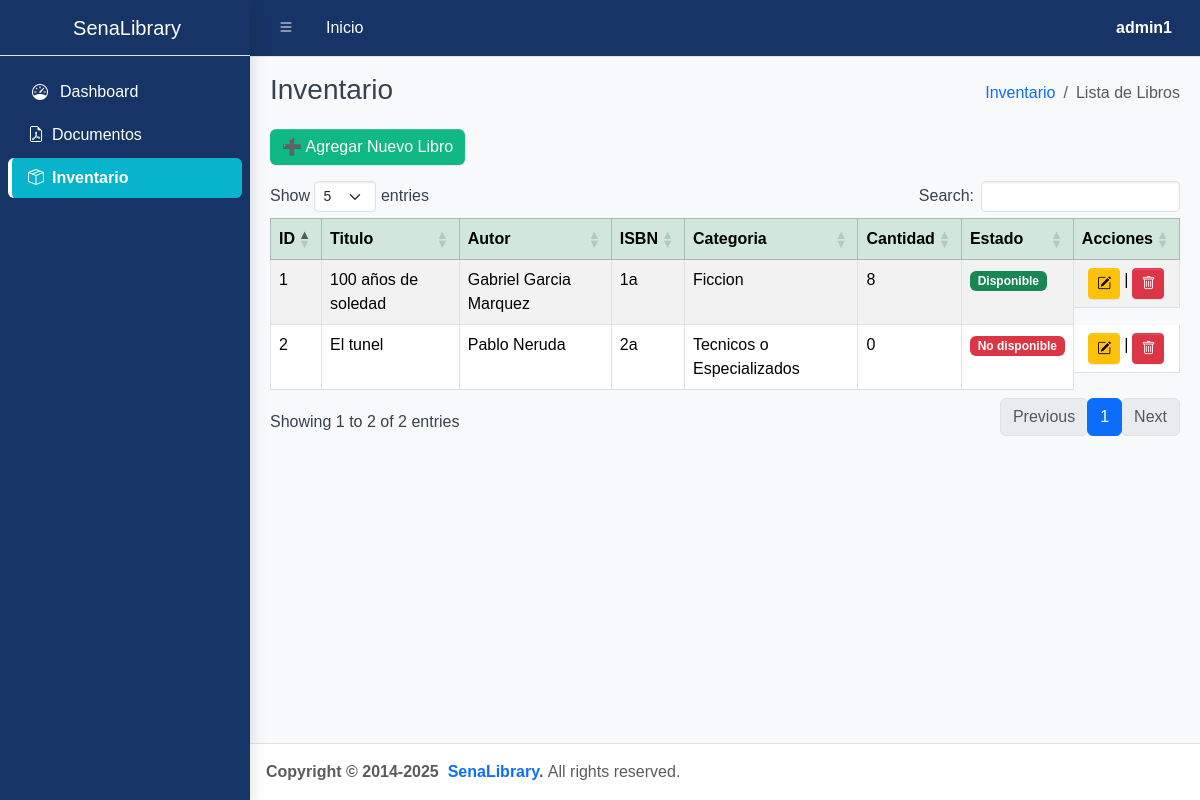
Screenshot of /views/inventario.php (signed in) with the database file from the repository.
### tables this page shows
CREATE TABLE `libro` (
  `id_libro` int(11) NOT NULL,
  `titulo_libro` varchar(45) NOT NULL,
  `autor_libro` varchar(45) NOT NULL,
  `ISBN_libro` varchar(45) NOT NULL,
  `categoria_libro` varchar(45) NOT NULL,
  `cantidad_libro` int(11) NOT NULL,
  `disponibilidad_libro` varchar(45) NOT NULL
);

### models/MySQL.php (called while the page is built, shortened)
<?php
class MySQL {
    private $ipServidor = "localhost";
    private $usuarioBase = "root";
    private $contrasena = "";
    private $nombreBaseDatos = "senaLibrary";
    private $conexion;
    public function conectar() {
        $this->conexion = mysqli_connect($this->ipServidor, $this->usuarioBase, $this->contrasena, $this->nombreBaseDatos);
        mysqli_set_charset($this->conexion, "utf8");
    }
    public function efectuarConsulta($consulta) {
        mysqli_query($this->conexion, "SET NAMES 'utf8'");
        mysqli_query($this->conexion, "SET CHARACTER SET 'utf8'");
        $resultado = mysqli_query($this->conexion, $consulta);
        return $resultado;
    }
}
?>

### views/inventario.php (the view, shortened to what this page needs)
<?php
require_once '../models/MySQL.php';
$rol= $_SESSION['tipo_usuario'];
$nombre=$_SESSION['nombre_usuario'];
$mysql = new MySQL();
$mysql->conectar();
$resultado=$mysql->efectuarConsulta("SELECT * FROM libro");
?>
<!doctype html>
<html lang="en">
  <head>
    <link
      rel="stylesheet"
      href="https://cdn.jsdelivr.net/npm/@fontsource/source-sans-3@5.0.12/index.css"
      media="print"
      onload="this.media='all'"
    />
    <link
      rel="stylesheet"
      href="https://cdn.jsdelivr.net/npm/overlayscrollbars@2.11.0/styles/overlayscrollbars.min.css"
    />
    <link
      rel="stylesheet"
      href="https://cdn.jsdelivr.net/npm/bootstrap-icons@1.13.1/font/bootstrap-icons.min.css"
    />
    <link rel="stylesheet" href="../css/adminlte.css" />
     <link rel="stylesheet" href="../css/style.css">
    <link
      rel="stylesheet"
      href="https://cdn.jsdelivr.net/npm/apexcharts@3.37.1/dist/apexcharts.css"
    />
    <link
      rel="stylesheet"
      href="https://cdn.jsdelivr.net/npm/jsvectormap@1.5.3/dist/css/jsvectormap.min.css"
    />
<link rel="stylesheet" href="https://cdn.datatables.net/1.13.7/css/dataTables.bootstrap5.min.css">
<link rel="stylesheet" href="https://cdn.datatables.net/responsive/2.5.0/css/responsive.bootstrap5.min.css">
<link href="https://cdn.datatables.net/columncontrol/1.1.0/css/columnControl.dataTables.min.css" rel="stylesheet">
  </head>
  <body class="layout-fixed sidebar-expand-lg sidebar-open bg-body-tertiary">
    <div class="app-wrapper">
      <nav class="app-header navbar navbar-expand bg-body">
        <div class="container-fluid">
          <ul class="navbar-nav">
            <li class="nav-item">
              <a class="nav-link" data-lte-toggle="sidebar" href="#" role="button">
                <i class="bi bi-list"></i>
              </a>
            </li>
            <li class="nav-item d-none d-md-block">
              <a href="../index.php" class="nav-link">Inicio</a>
            </li>
          </ul>
          <ul class="navbar-nav ms-auto">
         <li class="nav-item dropdown user-menu">
  <a href="#" class="nav-link dropdown-toggle text-white fw-semibold" data-bs-toggle="dropdown">
    <span class="d-none d-md-inline"><?php echo $nombre; ?></span>
  </a>
</li>
          </ul>
        </div>
      </nav>
      <aside class="app-sidebar verde shadow">
        <div class="sidebar-brand">
          <a href="../index.php" class="brand-link">
            <span class="title"> SenaLibrary</span>
          </a>
        </div>
        <div class="sidebar-wrapper">
          <nav class="mt-2">
            <ul
              class="nav sidebar-menu flex-column"
              data-lte-toggle="treeview"
              role="navigation"
              aria-label="Main navigation"
              data-accordion="false"
              id="navigation"
            >
              <li class="nav-item">
                <a href="../index.php" class="nav-link">
                  <i class="nav-icon bi bi-speedometer me-2"></i>
                  <span>
                    Dashboard
                  </span>
                  </a>
              <li class="nav-item">
                <a href="./Documentos.php" class="nav-link">
                  <i class="bi bi-file-earmark-pdf me-2"> </i>
                  <span>
                   Documentos
                  </span>
                </a>
              </li>
              <li class="nav-item">
                <a href="./inventario.php" class="nav-link active">
                 <i class="bi bi-box-seam me-2"> </i>
                  <span> Inventario </span>
                </a>
              </li>
            </ul>
          </nav>
        </div>
      </aside>
      <main class="app-main">
        <div class="app-content-header">
          <div class="container-fluid">
            <div class="row">
              <div class="col-sm-6">
                <h3 class="mb-0">Inventario</h3>
              </div>
              <div class="col-sm-6">
                <ol class="breadcrumb float-sm-end">
                  <li class="breadcrumb-item"><a href="./inventario.php">Inventario</a></li>
                  <li class="breadcrumb-item active" aria-current="page">Lista de Libros</li>
                </ol>
              </div>
            </div>
          </div>
        </div>
        <div class="app-content">
          <div class="container-fluid">
            <div class="row mb-3 align-items-center">
                <div class="col-md-6 d-flex gap-2">
                <?php if ($rol == 'Administrador'): ?>
                     <button type="button" class="btn btn-success" onclick="agregarLibro()">➕ Agregar Nuevo Libro </button>
                <?php endif; ?>
                </div>
            </div>
            <div class="row">
                <div class="table-responsive">
                        <table id="tablaEmpleados" class="table table-striped table-bordered" width="100%">
                    <thead class="table-success">
                        <tr>
                            <th>ID</th>
                            <th>Titulo</th>
                            <th>Autor</th>
                            <th>ISBN</th>
                            <th>Categoria</th>
                            <th>Cantidad</th>
                            <th>Estado</th>
                            <?php if($rol == "Administrador"): ?>
                                <th>Acciones</th>
                            <?php endif; ?>
                        </tr>
                    </thead>
                    <tbody>
                    <?php while($fila = $resultado->fetch_assoc()): ?>
                        <tr>
                            <td><?php echo $fila['id_libro']; ?></td>
                            <td><?php echo $fila['titulo_libro']; ?></td>
                            <td><?php echo $fila['autor_libro']; ?></td>
                            <td><?php echo $fila['ISBN_libro']; ?></td>
                            <td><?php echo $fila['categoria_libro']; ?></td>
                            <td><?php echo $fila['cantidad_libro']; ?></td>
                            <td>
                              <?php if($fila['cantidad_libro'] == 0): ?>
                                <span class="badge bg-danger">No disponible</span>
                              <?php else: ?>
                                <span class="badge bg-success"><?= $fila['disponibilidad_libro'] ?></span>
                              <?php endif; ?>
                            </td>
                            <?php if($rol == "Administrador"): ?>
                            <td class="justify-content-center d-flex gap-1">
                        <a class="btn btn-warning btn-sm"  title="editar" onclick="editarLibro(<?php echo $fila['id_libro']; ?>)">
    <i class="bi bi-pencil-square"></i>
    </a>
    |
    <a class="btn btn-danger btn-sm"
    href="javascript:void(0);"
    onclick="eliminarLibro(<?php echo $fila['id_libro']; ?>)"
    title="Eliminar">
        <i class="bi bi-trash"></i>
    </a>
                            </td>
                            <?php endif; ?>
                        </tr>
                    <?php endwhile; ?>
                    </tbody>
                        </table>
                </div>
            </div>
          </div>
        </div>
      </main>
      <footer class="app-footer">
        <strong>
          Copyright &copy; 2014-2025&nbsp;
          <a href="https://adminlte.io" class="text-decoration-none">SenaLibrary</a>.
        </strong>
        All rights reserved.
      </footer>
    </div>
  </body>
</html>

### css/style.css (style rules this page uses)
nav .nav-link { color: #FFFFFF !important; }
aside.app-sidebar.verde { background-color: #163465 !important; color: #FFFFFF !important; }
aside.app-sidebar.verde .nav-link, aside.app-sidebar.verde .title, aside.app-sidebar.verde .nav-header { color: #FFFFFF !important; border-left: 4px solid transparent; transition: all 0.2s ease-in-out; }
aside.app-sidebar.verde .nav-link.active { background-color: #08b4cb !important; color: #FFFFFF !important; font-weight: 600; border-left-color: #FFFFFF; }
.title, .nav-header { color: #FFFFFF !important; }
body { background-color: #F9FAFB; color: #374151; font-family: 'Poppins', sans-serif; }
.navbar { background-color: #163465 !important; color: #FFFFFF !important; }
.btn-success { background-color: #10B981 !important; color: #FFFFFF !important; border: none; transition: background-color 0.3s ease; }
.btn-success { transition: all 0.2s ease-in-out; }

### rows the page displays
libro: id_libro "1", titulo_libro "100 años de soledad", autor_libro "Gabriel Garcia Marquez", ISBN_libro "1a", categoria_libro "Ficcion", cantidad_libro "8", disponibilidad_libro "Disponible"
libro: id_libro "2", titulo_libro "El tunel", autor_libro "Pablo Neruda", ISBN_libro "2a", categoria_libro "Tecnicos o Especializados", cantidad_libro "0", shows "No disponible"

### other values shown
$nombre "admin1"
